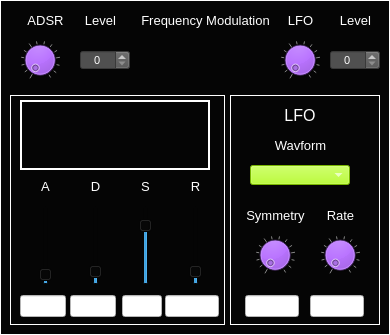
  <widget class="CustomFrame" name="frame_MSOsynth_FreqModulation">
   <property name="geometry">
    <rect>
     <x>415</x>
     <y>380</y>
     <width>390</width>
     <height>335</height>
    </rect>
   </property>
   <property name="styleSheet">
    <string notr="true">background-color: rgb(5, 5, 5);
color: rgb(255, 255, 255);</string>
   </property>
   <property name="frameShape">
    <enum>QFrame::Panel</enum>
   </property>
   <property name="frameShadow">
    <enum>QFrame::Plain</enum>
   </property>
   <property name="midLineWidth">
    <number>1</number>
   </property>
   <widget class="CustomSpinBox" name="spinBox_MSOsynth_FreqModAdsrLevel">
    <property name="geometry">
     <rect>
      <x>80</x>
      <y>50</y>
      <width>50</width>
      <height>20</height>
     </rect>
    </property>
    <property name="font">
     <font>
      <pointsize>8</pointsize>
     </font>
    </property>
    <property name="focusPolicy">
     <enum>Qt::NoFocus</enum>
    </property>
    <property name="styleSheet">
     <string notr="true">background-color: rgb(80,80,80);
color: rgb(255, 255, 255);</string>
    </property>
    <property name="alignment">
     <set>Qt::AlignCenter</set>
    </property>
    <property name="readOnly">
     <bool>false</bool>
    </property>
    <property name="accelerated">
     <bool>true</bool>
    </property>
    <property name="maximum">
     <number>100</number>
    </property>
    <property name="value">
     <number>0</number>
    </property>
   </widget>
   <widget class="QLabel" name="label_399">
    <property name="geometry">
     <rect>
      <x>75</x>
      <y>10</y>
      <width>51</width>
      <height>21</height>
     </rect>
    </property>
    <property name="font">
     <font>
      <pointsize>10</pointsize>
     </font>
    </property>
    <property name="styleSheet">
     <string notr="true">color: rgb(255, 255, 255);</string>
    </property>
    <property name="text">
     <string>Level</string>
    </property>
    <property name="alignment">
     <set>Qt::AlignCenter</set>
    </property>
   </widget>
   <widget class="QLabel" name="label_400">
    <property name="geometry">
     <rect>
      <x>20</x>
      <y>10</y>
      <width>51</width>
      <height>21</height>
     </rect>
    </property>
    <property name="font">
     <font>
      <pointsize>10</pointsize>
     </font>
    </property>
    <property name="styleSheet">
     <string notr="true">color: rgb(255, 255, 255);</string>
    </property>
    <property name="text">
     <string>ADSR</string>
    </property>
    <property name="alignment">
     <set>Qt::AlignCenter</set>
    </property>
   </widget>
   <widget class="CustomDial" name="dial_MSOsynth_FreqModAdsrLevel">
    <property name="geometry">
     <rect>
      <x>20</x>
      <y>40</y>
      <width>40</width>
      <height>40</height>
     </rect>
    </property>
    <property name="focusPolicy">
     <enum>Qt::NoFocus</enum>
    </property>
    <property name="styleSheet">
     <string notr="true">background-color: rgb(170, 85, 255);</string>
    </property>
    <property name="maximum">
     <number>100</number>
    </property>
    <property name="value">
     <number>0</number>
    </property>
    <property name="wrapping">
     <bool>false</bool>
    </property>
    <property name="notchTarget">
     <double>8.000000000000000</double>
    </property>
    <property name="notchesVisible">
     <bool>true</bool>
    </property>
   </widget>
   <widget class="CustomFrame" name="frame_PADsynth_FreqModADSR">
    <property name="geometry">
     <rect>
      <x>10</x>
      <y>95</y>
      <width>215</width>
      <height>230</height>
     </rect>
    </property>
    <property name="styleSheet">
     <string notr="true">background-color: rgb(5, 5, 5);
color: rgb(255, 255, 255);</string>
    </property>
    <property name="frameShape">
     <enum>QFrame::Panel</enum>
    </property>
    <property name="frameShadow">
     <enum>QFrame::Plain</enum>
    </property>
    <property name="lineWidth">
     <number>1</number>
    </property>
    <property name="midLineWidth">
     <number>1</number>
    </property>
    <widget class="QLabel" name="label_Osc1HarmonyLevel_19">
     <property name="geometry">
      <rect>
       <x>20</x>
       <y>82</y>
       <width>31</width>
       <height>18</height>
      </rect>
     </property>
     <property name="font">
      <font>
       <pointsize>10</pointsize>
      </font>
     </property>
     <property name="styleSheet">
      <string notr="true">color: rgb(255, 255, 255);</string>
     </property>
     <property name="text">
      <string>A</string>
     </property>
     <property name="alignment">
      <set>Qt::AlignCenter</set>
     </property>
    </widget>
    <widget class="CustomVerticalSlider" name="verticalSlider_MSOsynth_FreqModAdsrA">
     <property name="geometry">
      <rect>
       <x>25</x>
       <y>110</y>
       <width>22</width>
       <height>80</height>
      </rect>
     </property>
     <property name="maximum">
      <number>100</number>
     </property>
     <property name="value">
      <number>5</number>
     </property>
     <property name="orientation">
      <enum>Qt::Vertical</enum>
     </property>
     <property name="tickPosition">
      <enum>QSlider::NoTicks</enum>
     </property>
     <property name="tickInterval">
      <number>10</number>
     </property>
    </widget>
    <widget class="CustomVerticalSlider" name="verticalSlider_MSOsynth_FreqModAdsrD">
     <property name="geometry">
      <rect>
       <x>75</x>
       <y>110</y>
       <width>22</width>
       <height>80</height>
      </rect>
     </property>
     <property name="maximum">
      <number>100</number>
     </property>
     <property name="value">
      <number>10</number>
     </property>
     <property name="orientation">
      <enum>Qt::Vertical</enum>
     </property>
     <property name="tickPosition">
      <enum>QSlider::NoTicks</enum>
     </property>
     <property name="tickInterval">
      <number>10</number>
     </property>
    </widget>
    <widget class="CustomVerticalSlider" name="verticalSlider_MSOsynth_FreqModAdsrS">
     <property name="geometry">
      <rect>
       <x>125</x>
       <y>110</y>
       <width>22</width>
       <height>80</height>
      </rect>
     </property>
     <property name="maximum">
      <number>100</number>
     </property>
     <property name="value">
      <number>80</number>
     </property>
     <property name="orientation">
      <enum>Qt::Vertical</enum>
     </property>
     <property name="tickPosition">
      <enum>QSlider::NoTicks</enum>
     </property>
     <property name="tickInterval">
      <number>10</number>
     </property>
    </widget>
    <widget class="CustomVerticalSlider" name="verticalSlider_MSOsynth_FreqModAdsrR">
     <property name="geometry">
      <rect>
       <x>175</x>
       <y>110</y>
       <width>22</width>
       <height>80</height>
      </rect>
     </property>
     <property name="maximum">
      <number>100</number>
     </property>
     <property name="value">
      <number>10</number>
     </property>
     <property name="orientation">
      <enum>Qt::Vertical</enum>
     </property>
     <property name="tickPosition">
      <enum>QSlider::NoTicks</enum>
     </property>
     <property name="tickInterval">
      <number>10</number>
     </property>
    </widget>
    <widget class="QLabel" name="label_Osc1HarmonyLevel_20">
     <property name="geometry">
      <rect>
       <x>70</x>
       <y>82</y>
       <width>31</width>
       <height>18</height>
      </rect>
     </property>
     <property name="font">
      <font>
       <pointsize>10</pointsize>
      </font>
     </property>
     <property name="styleSheet">
      <string notr="true">color: rgb(255, 255, 255);</string>
     </property>
     <property name="text">
      <string>D</string>
     </property>
     <property name="alignment">
      <set>Qt::AlignCenter</set>
     </property>
    </widget>
    <widget class="QLabel" name="label_AdsrS_4">
     <property name="geometry">
      <rect>
       <x>120</x>
       <y>82</y>
       <width>31</width>
       <height>18</height>
      </rect>
     </property>
     <property name="font">
      <font>
       <pointsize>10</pointsize>
      </font>
     </property>
     <property name="styleSheet">
      <string notr="true">color: rgb(255, 255, 255);</string>
     </property>
     <property name="text">
      <string>S</string>
     </property>
     <property name="alignment">
      <set>Qt::AlignCenter</set>
     </property>
    </widget>
    <widget class="QLabel" name="label_Osc1HarmonyLevel_21">
     <property name="geometry">
      <rect>
       <x>170</x>
       <y>82</y>
       <width>31</width>
       <height>18</height>
      </rect>
     </property>
     <property name="font">
      <font>
       <pointsize>10</pointsize>
      </font>
     </property>
     <property name="styleSheet">
      <string notr="true">color: rgb(255, 255, 255);</string>
     </property>
     <property name="text">
      <string>R</string>
     </property>
     <property name="alignment">
      <set>Qt::AlignCenter</set>
     </property>
    </widget>
    <widget class="QLineEdit" name="lineEdit_MSOsynth_FreqModAdsrA">
     <property name="geometry">
      <rect>
       <x>10</x>
       <y>200</y>
       <width>46</width>
       <height>22</height>
      </rect>
     </property>
     <property name="styleSheet">
      <string notr="true">background-color: rgb(255, 255, 255);
color: rgb(0, 0, 0);</string>
     </property>
     <property name="alignment">
      <set>Qt::AlignCenter</set>
     </property>
     <property name="readOnly">
      <bool>true</bool>
     </property>
    </widget>
    <widget class="QLineEdit" name="lineEdit_MSOsynth_FreqModAdsrD">
     <property name="geometry">
      <rect>
       <x>60</x>
       <y>200</y>
       <width>46</width>
       <height>22</height>
      </rect>
     </property>
     <property name="styleSheet">
      <string notr="true">background-color: rgb(255, 255, 255);
color: rgb(0, 0, 0);</string>
     </property>
     <property name="alignment">
      <set>Qt::AlignCenter</set>
     </property>
     <property name="readOnly">
      <bool>true</bool>
     </property>
    </widget>
    <widget class="QLineEdit" name="lineEdit_MSOsynth_FreqModAdsrS">
     <property name="geometry">
      <rect>
       <x>112</x>
       <y>200</y>
       <width>40</width>
       <height>22</height>
      </rect>
     </property>
     <property name="styleSheet">
      <string notr="true">background-color: rgb(255, 255, 255);
color: rgb(0, 0, 0);</string>
     </property>
     <property name="alignment">
      <set>Qt::AlignCenter</set>
     </property>
     <property name="readOnly">
      <bool>true</bool>
     </property>
    </widget>
    <widget class="QLineEdit" name="lineEdit_MSOsynth_FreqModAdsrR">
     <property name="geometry">
      <rect>
       <x>155</x>
       <y>200</y>
       <width>54</width>
       <height>22</height>
      </rect>
     </property>
     <property name="styleSheet">
      <string notr="true">background-color: rgb(255, 255, 255);
color: rgb(0, 0, 0);</string>
     </property>
     <property name="alignment">
      <set>Qt::AlignCenter</set>
     </property>
     <property name="readOnly">
      <bool>true</bool>
     </property>
    </widget>
    <widget class="QFrame" name="frame_MSOsynth_FreqModAdsrPlotFrame">
     <property name="geometry">
      <rect>
       <x>10</x>
       <y>5</y>
       <width>190</width>
       <height>70</height>
      </rect>
     </property>
     <property name="styleSheet">
      <string notr="true">background-color: rgb(5, 5, 5);
color: rgb(255, 255, 255);</string>
     </property>
     <property name="frameShape">
      <enum>QFrame::Panel</enum>
     </property>
     <property name="frameShadow">
      <enum>QFrame::Plain</enum>
     </property>
     <property name="lineWidth">
      <number>2</number>
     </property>
     <widget class="QCustomPlot" name="widget_MSOsynth_FreqModADSRplot" native="true">
      <property name="geometry">
       <rect>
        <x>10</x>
        <y>10</y>
        <width>165</width>
        <height>50</height>
       </rect>
      </property>
      <property name="sizePolicy">
       <sizepolicy hsizetype="Fixed" vsizetype="Fixed">
        <horstretch>0</horstretch>
        <verstretch>0</verstretch>
       </sizepolicy>
      </property>
      <property name="maximumSize">
       <size>
        <width>165</width>
        <height>50</height>
       </size>
      </property>
     </widget>
    </widget>
   </widget>
   <widget class="CustomFrame" name="frame_MSOsynth_FreqModLFO">
    <property name="geometry">
     <rect>
      <x>230</x>
      <y>95</y>
      <width>150</width>
      <height>230</height>
     </rect>
    </property>
    <property name="styleSheet">
     <string notr="true">background-color: rgb(5, 5, 5);
color: rgb(255, 255, 255);</string>
    </property>
    <property name="frameShape">
     <enum>QFrame::Panel</enum>
    </property>
    <property name="frameShadow">
     <enum>QFrame::Plain</enum>
    </property>
    <property name="lineWidth">
     <number>1</number>
    </property>
    <property name="midLineWidth">
     <number>1</number>
    </property>
    <widget class="QLabel" name="label_LFOtitle_9">
     <property name="geometry">
      <rect>
       <x>30</x>
       <y>10</y>
       <width>80</width>
       <height>20</height>
      </rect>
     </property>
     <property name="font">
      <font>
       <pointsize>12</pointsize>
      </font>
     </property>
     <property name="styleSheet">
      <string notr="true">color: rgb(255, 255, 255);</string>
     </property>
     <property name="text">
      <string>LFO</string>
     </property>
     <property name="alignment">
      <set>Qt::AlignCenter</set>
     </property>
    </widget>
    <widget class="QLineEdit" name="lineEdit_MSOsynth_FreqModLFOrate">
     <property name="geometry">
      <rect>
       <x>80</x>
       <y>200</y>
       <width>54</width>
       <height>22</height>
      </rect>
     </property>
     <property name="styleSheet">
      <string notr="true">background-color: rgb(255, 255, 255);
color: rgb(0, 0, 0);</string>
     </property>
     <property name="alignment">
      <set>Qt::AlignCenter</set>
     </property>
     <property name="readOnly">
      <bool>true</bool>
     </property>
    </widget>
    <widget class="QLabel" name="label_210">
     <property name="geometry">
      <rect>
       <x>40</x>
       <y>40</y>
       <width>61</width>
       <height>21</height>
      </rect>
     </property>
     <property name="font">
      <font>
       <pointsize>10</pointsize>
      </font>
     </property>
     <property name="styleSheet">
      <string notr="true">color: rgb(255, 255, 255);</string>
     </property>
     <property name="text">
      <string>Wavform</string>
     </property>
     <property name="alignment">
      <set>Qt::AlignCenter</set>
     </property>
    </widget>
    <widget class="CustomDial" name="dial_MSOsynth_FreqModLFOsymmetry">
     <property name="geometry">
      <rect>
       <x>25</x>
       <y>140</y>
       <width>40</width>
       <height>40</height>
      </rect>
     </property>
     <property name="focusPolicy">
      <enum>Qt::NoFocus</enum>
     </property>
     <property name="styleSheet">
      <string notr="true">background-color: rgb(170, 85, 255);</string>
     </property>
     <property name="maximum">
      <number>100</number>
     </property>
     <property name="value">
      <number>0</number>
     </property>
     <property name="wrapping">
      <bool>false</bool>
     </property>
     <property name="notchTarget">
      <double>8.000000000000000</double>
     </property>
     <property name="notchesVisible">
      <bool>true</bool>
     </property>
    </widget>
    <widget class="CustomComboBox" name="comboBox_MSOsynth_FreqModLFOwaveform">
     <property name="geometry">
      <rect>
       <x>20</x>
       <y>70</y>
       <width>100</width>
       <height>20</height>
      </rect>
     </property>
     <property name="font">
      <font>
       <pointsize>8</pointsize>
      </font>
     </property>
     <property name="focusPolicy">
      <enum>Qt::NoFocus</enum>
     </property>
     <property name="styleSheet">
      <string notr="true">selection-background-color: rgb(255, 0, 0);
border-color: rgb(0, 0, 0);
background-color: rgb(170, 255, 0);
</string>
     </property>
     <property name="currentText">
      <string/>
     </property>
     <property name="currentIndex">
      <number>-1</number>
     </property>
     <property name="maxVisibleItems">
      <number>4</number>
     </property>
    </widget>
    <widget class="CustomDial" name="dial_MSOsynth_FreqModLFOrate">
     <property name="geometry">
      <rect>
       <x>90</x>
       <y>140</y>
       <width>40</width>
       <height>40</height>
      </rect>
     </property>
     <property name="focusPolicy">
      <enum>Qt::NoFocus</enum>
     </property>
     <property name="styleSheet">
      <string notr="true">background-color: rgb(170, 85, 255);</string>
     </property>
     <property name="maximum">
      <number>100</number>
     </property>
     <property name="value">
      <number>0</number>
     </property>
     <property name="wrapping">
      <bool>false</bool>
     </property>
     <property name="notchTarget">
      <double>8.000000000000000</double>
     </property>
     <property name="notchesVisible">
      <bool>true</bool>
     </property>
    </widget>
    <widget class="QLabel" name="label_211">
     <property name="geometry">
      <rect>
       <x>5</x>
       <y>110</y>
       <width>81</width>
       <height>21</height>
      </rect>
     </property>
     <property name="font">
      <font>
       <pointsize>10</pointsize>
      </font>
     </property>
     <property name="styleSheet">
      <string notr="true">color: rgb(255, 255, 255);</string>
     </property>
     <property name="text">
      <string>Symmetry</string>
     </property>
     <property name="alignment">
      <set>Qt::AlignCenter</set>
     </property>
    </widget>
    <widget class="QLabel" name="label_212">
     <property name="geometry">
      <rect>
       <x>90</x>
       <y>110</y>
       <width>41</width>
       <height>21</height>
      </rect>
     </property>
     <property name="font">
      <font>
       <pointsize>10</pointsize>
      </font>
     </property>
     <property name="styleSheet">
      <string notr="true">color: rgb(255, 255, 255);</string>
     </property>
     <property name="text">
      <string>Rate</string>
     </property>
     <property name="alignment">
      <set>Qt::AlignCenter</set>
     </property>
    </widget>
    <widget class="QLineEdit" name="lineEdit_MSOsynth_FreqModLFOsymmetry">
     <property name="geometry">
      <rect>
       <x>15</x>
       <y>200</y>
       <width>54</width>
       <height>22</height>
      </rect>
     </property>
     <property name="styleSheet">
      <string notr="true">background-color: rgb(255, 255, 255);
color: rgb(0, 0, 0);</string>
     </property>
     <property name="alignment">
      <set>Qt::AlignCenter</set>
     </property>
     <property name="readOnly">
      <bool>true</bool>
     </property>
    </widget>
   </widget>
   <widget class="CustomDial" name="dial_MSOsynth_FreqModLFOLevel">
    <property name="geometry">
     <rect>
      <x>280</x>
      <y>40</y>
      <width>40</width>
      <height>40</height>
     </rect>
    </property>
    <property name="focusPolicy">
     <enum>Qt::NoFocus</enum>
    </property>
    <property name="styleSheet">
     <string notr="true">background-color: rgb(170, 85, 255);</string>
    </property>
    <property name="maximum">
     <number>100</number>
    </property>
    <property name="value">
     <number>0</number>
    </property>
    <property name="wrapping">
     <bool>false</bool>
    </property>
    <property name="notchTarget">
     <double>8.000000000000000</double>
    </property>
    <property name="notchesVisible">
     <bool>true</bool>
    </property>
   </widget>
   <widget class="QLabel" name="label_401">
    <property name="geometry">
     <rect>
      <x>330</x>
      <y>10</y>
      <width>51</width>
      <height>21</height>
     </rect>
    </property>
    <property name="font">
     <font>
      <pointsize>10</pointsize>
     </font>
    </property>
    <property name="styleSheet">
     <string notr="true">color: rgb(255, 255, 255);</string>
    </property>
    <property name="text">
     <string>Level</string>
    </property>
    <property name="alignment">
     <set>Qt::AlignCenter</set>
    </property>
   </widget>
   <widget class="CustomSpinBox" name="spinBox_MSOsynth_FreqModLfoLevel">
    <property name="geometry">
     <rect>
      <x>330</x>
      <y>50</y>
      <width>50</width>
      <height>20</height>
     </rect>
    </property>
    <property name="font">
     <font>
      <pointsize>8</pointsize>
     </font>
    </property>
    <property name="focusPolicy">
     <enum>Qt::NoFocus</enum>
    </property>
    <property name="styleSheet">
     <string notr="true">background-color: rgb(80,80,80);
color: rgb(255, 255, 255);</string>
    </property>
    <property name="alignment">
     <set>Qt::AlignCenter</set>
    </property>
    <property name="readOnly">
     <bool>false</bool>
    </property>
    <property name="accelerated">
     <bool>true</bool>
    </property>
    <property name="maximum">
     <number>100</number>
    </property>
    <property name="value">
     <number>0</number>
    </property>
   </widget>
   <widget class="QLabel" name="label_402">
    <property name="geometry">
     <rect>
      <x>275</x>
      <y>10</y>
      <width>51</width>
      <height>21</height>
     </rect>
    </property>
    <property name="font">
     <font>
      <pointsize>10</pointsize>
     </font>
    </property>
    <property name="styleSheet">
     <string notr="true">color: rgb(255, 255, 255);</string>
    </property>
    <property name="text">
     <string>LFO</string>
    </property>
    <property name="alignment">
     <set>Qt::AlignCenter</set>
    </property>
   </widget>
   <widget class="QLabel" name="label_403">
    <property name="geometry">
     <rect>
      <x>130</x>
      <y>10</y>
      <width>151</width>
      <height>20</height>
     </rect>
    </property>
    <property name="font">
     <font>
      <pointsize>10</pointsize>
     </font>
    </property>
    <property name="styleSheet">
     <string notr="true">color: rgb(255, 255, 255);</string>
    </property>
    <property name="text">
     <string>Frequency Modulation</string>
    </property>
    <property name="alignment">
     <set>Qt::AlignCenter</set>
    </property>
   </widget>
  </widget>
